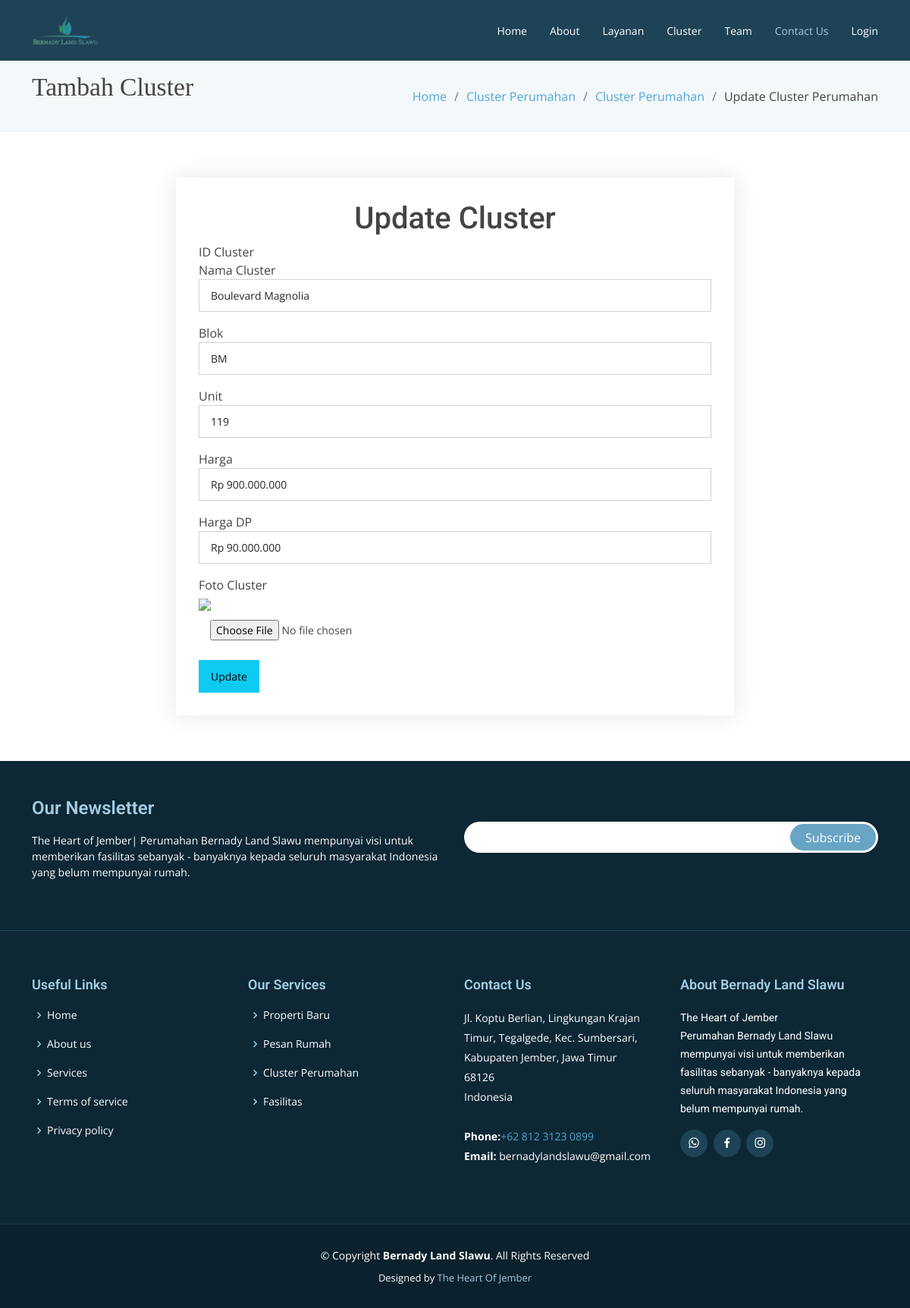
/form-edit-cluster.php?id=33, run on an earlier commit of the app's database.
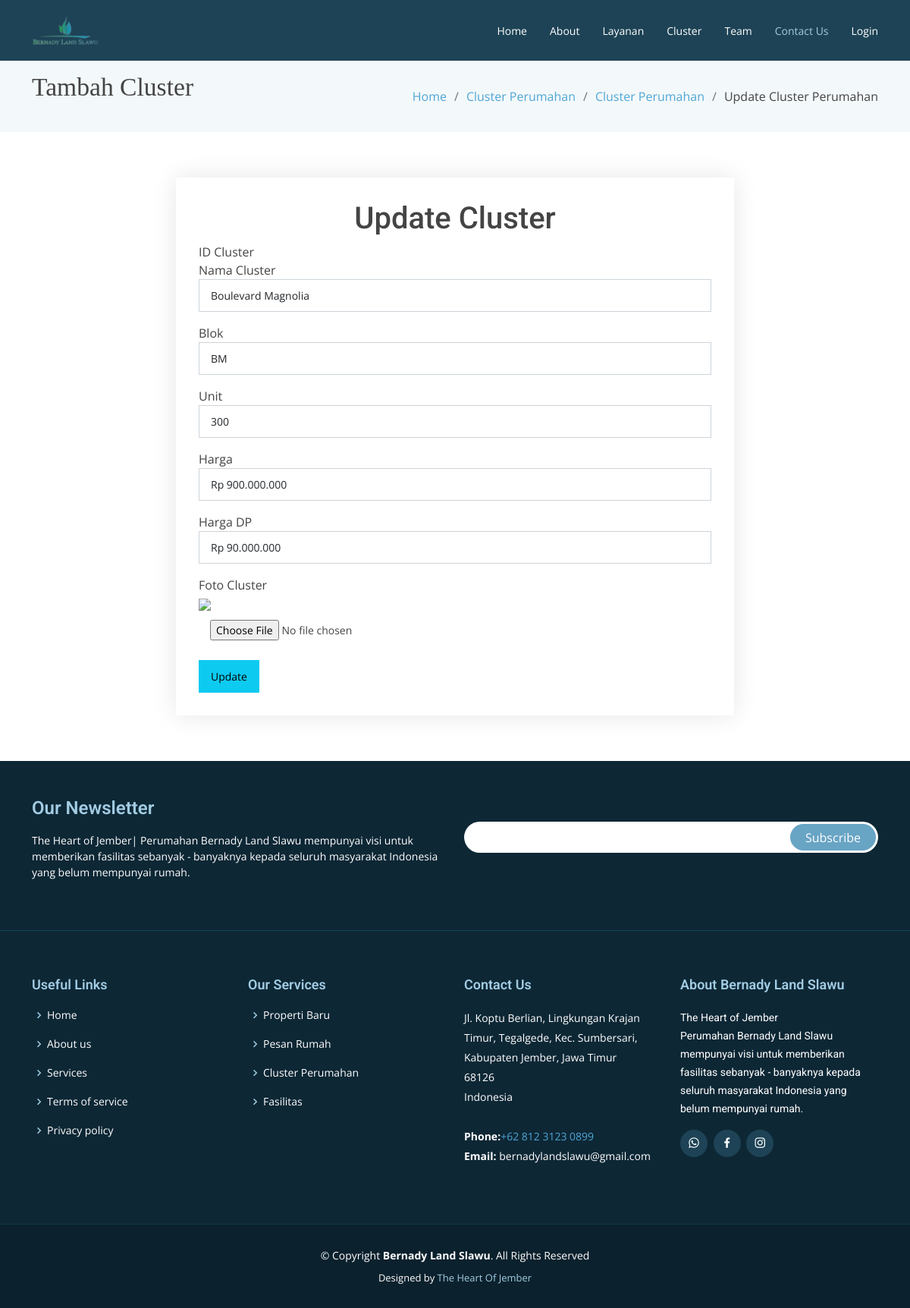
And on a later commit of the database.
### tables this page shows
CREATE TABLE `cluster` (
  `id_cluster` int(11) NOT NULL,
  `foto_cluster` varchar(100) NOT NULL,
  `nama_cluster` varchar(100) NOT NULL,
  `blok` varchar(100) NOT NULL,
  `jumlah_unit` int(100) NOT NULL,
  `harga` varchar(100) NOT NULL,
  `harga_dp` varchar(100) NOT NULL,
  `filter` varchar(11) NOT NULL,
  `jenis_cluster` varchar(50) NOT NULL
);

### form-edit-cluster.php (the view, shortened to what the changed rows need)
<?php
require ('koneksi.php');
$clusterId = $_GET['id'];
$query = "SELECT * FROM cluster WHERE id_cluster='$clusterId'";
$result = mysqli_query($koneksi, $query);
while ($row =mysqli_fetch_array($result)){
  $nama_cluster = $row['nama_cluster'];
  $blok = $row['blok'];
  $jumlah_unit = $row['jumlah_unit'];
  $harga = $row['harga'];
  $hargaDp= $row['harga_dp'];
}
?>
<!DOCTYPE html>
<html lang="en">
<head>
  <link href="vendor/animate.css/animate.min.css" rel="stylesheet">
  <link href="vendor/aos/aos.css" rel="stylesheet">
  <link href="vendor/bootstrap/css/bootstrap.min.css" rel="stylesheet">
  <link href="vendor/bootstrap-icons/bootstrap-icons.css" rel="stylesheet">
  <link href="vendor/boxicons/css/boxicons.min.css" rel="stylesheet">
  <link href="vendor/glightbox/css/glightbox.min.css" rel="stylesheet">
  <link href="vendor/swiper/swiper-bundle.min.css" rel="stylesheet">
  <link href="css/style.css" rel="stylesheet">
</head>
<body>
  <main id="main">
    <section class="breadcrumbs">
      <div class="container">
        <div class='d-flex justify-content-between align-items-center'>
          <h2><blockquote>Tambah Cluster</blockquote></h2>
        </div>
      </div>
    </section>
    <section class="contact" data-aos="fade-up" data-aos-easing="ease-in-out" data-aos-duration="500">
      <div class="container">
        <div class="row">
          <div class="col-lg-8 m-auto">
            <form class="php-email-form" action="form-edit-cluster.php" method="POST" enctype="multipart/form-data">
              <div class="row">
                <h1 class="text-center"><span>Update Cluster</span></h1>
                <div class="row-md-6 form-group mb-3">
				<label>Nama Cluster</label>
                  <input class="form-control" type="text" name="txt_namacluster" value="<?php echo $nama_cluster; ?>" autofocus=""/>
                </div>
                <div class="row-md-6 form-group mb-3">
				<label>Blok</label>
         <input class="form-control" type="text" name="txt_blok" value="<?php echo $blok; ?>" />
                </div>
                <div class="row-md-6 form-group mb-3">
                  <label>Unit</label>
         <input class="form-control" type="text" name="jumlah_unit" value="<?php echo $jumlah_unit; ?>" />
                </div>
                <div class="row-md-6 form-group mt-3 mt-md-0 mb-3">
                  <label>Harga</label>
         <input class="form-control" type="text" name="harga" value="<?php echo $harga; ?>"/>
                </div>
                <div class="row-md-6 form-group mt-3 mt-md-0 mb-3">
                  <label>Harga DP</label>
         <input class="form-control" type="text" name="harga_dp" value="<?php echo $hargaDp; ?>" />
                </div>
                </div>
              </div>
          </div>
      </div>
    </section>
  </main>
</body>
</html>

What changed in the data, as far as the page shows it:
changed cluster "Boulevard Magnolia": jumlah_unit "119" → "300"
